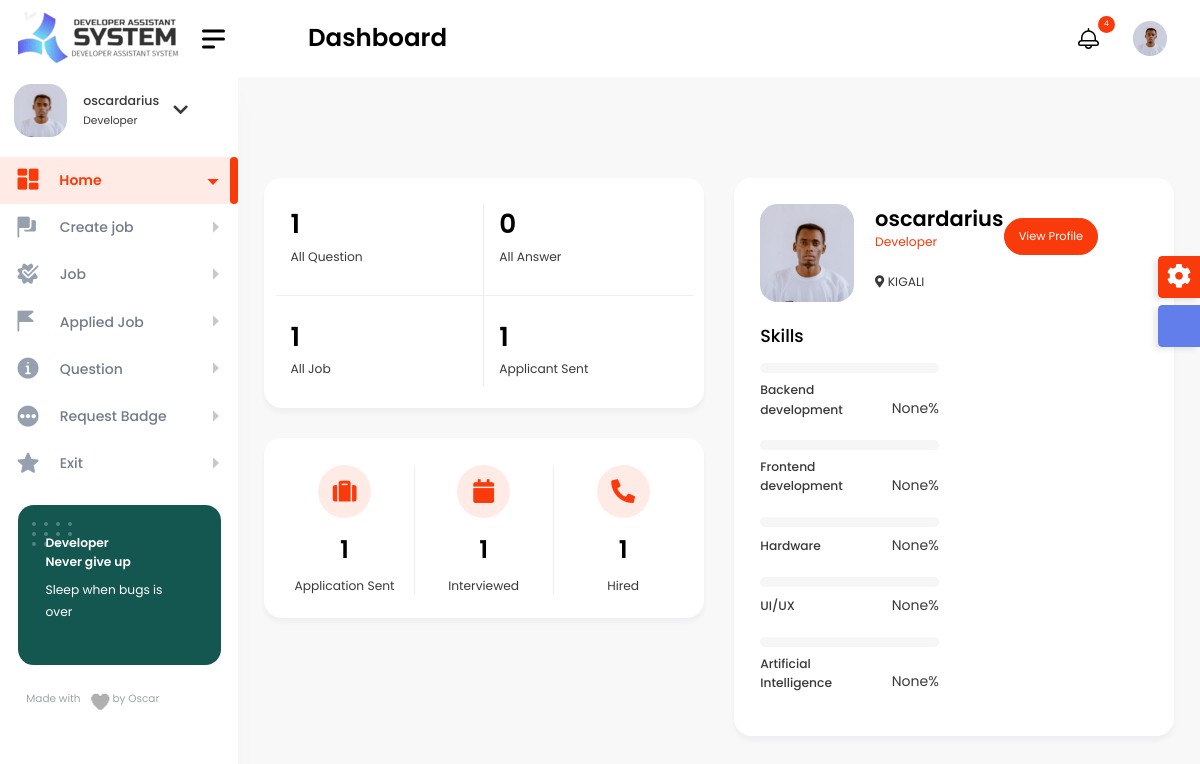
The app's page /user_admin/ (signed in), older data.
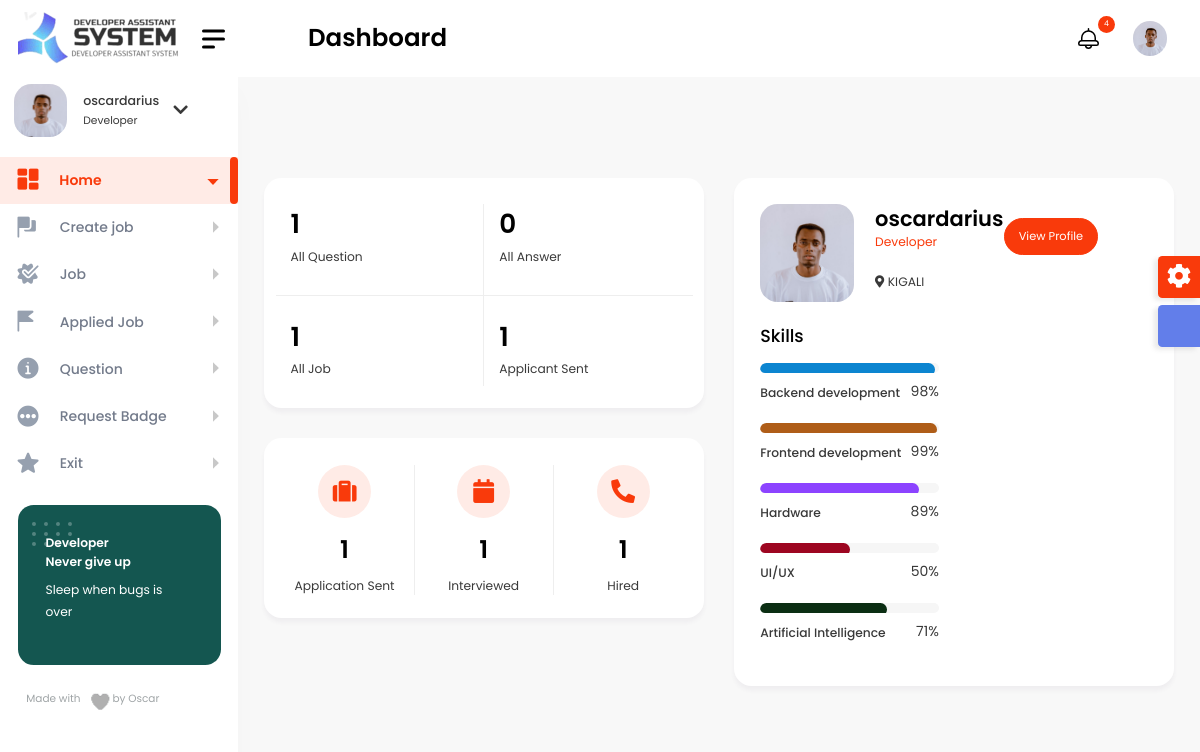
The same page, newer data.
### authentication/models.py (models this page shows, shortened)
class Profile(models.Model):
    user = models.OneToOneField(User, on_delete=models.CASCADE)
    user_image = models.ImageField(upload_to='images/', default='profile.png', null=True, blank=True)
    location = models.CharField(max_length=100, null=True, blank=True)
    about_me = models.TextField(null=True, blank=True)
    github_link = models.URLField(default='https://github.com/', null=True, blank=True)
    website_link = models.URLField(default='https://www.google.com/', null=True, blank=True)
    backend_development = models.PositiveIntegerField(null=True, blank=True)
    frontend_development = models.PositiveIntegerField(null=True, blank=True)
    hardware = models.PositiveIntegerField(null=True, blank=True)
    uiandux = models.PositiveIntegerField(null=True, blank=True)
    artificial_intelligence = models.PositiveIntegerField(null=True, blank=True)
    badge = models.BooleanField(default=False)
    date_created = models.DateField(default=now)

### user_dashboard/views.py (the view)
# urls.py: path('', views.user_home, name="user_home"),
@login_required(login_url='login')
def user_home(request):
    all_questions = Questions_stuff.objects.filter(owner=request.user)
    all_answer = Answer_stuff.objects.filter(question__owner=request.user)
    all_job = Job_work.objects.filter(job_owner=request.user)
    all_applied = Applied_job.objects.filter(job__job_owner=request.user)
    interviewed_stat = InterviewApplied.objects.filter(applied_person__job__job_owner=request.user)
    context = {
        'all_questions': all_questions.count(),
        'all_answer': all_answer.count(),
        'all_job': all_job.count(),
        'all_applied': all_applied.count(),
        'job_hired': all_job.filter(job_hired=True).count(),
        'interviewed_stat': interviewed_stat.count()
    }
    return render(request, 'user_home.html', context)

### user_dashboard/templates/user_home.html (shortened to what the changed rows need)
{% include 'user_admin/base.html' %}
{% load static %}
{% block content %}
    <div class="content-body">
			<div class="container-fluid">
				<div class="row">
					<div class="col-xl-6">
						<div class="row">
							<div class="col-xl-12">
								<div class="card">
									<div class="card-body">
										<div class="row separate-row">
											<div class="col-sm-6">
												<div class="job-icon pb-4 d-flex justify-content-between">
													<div>
														<div class="d-flex align-items-center mb-1">
															<h2 class="mb-0">{{ all_questions }}</h2>
														</div>
													</div>
												</div>
											</div>
											<div class="col-sm-6">
												<div class="job-icon pb-4 pt-4 pt-sm-0 d-flex justify-content-between">
													<div>
														<div class="d-flex align-items-center mb-1">
															<h2 class="mb-0">{{ all_answer }}</h2>
														</div>
													</div>
												</div>
											</div>
											<div class="col-sm-6">
												<div class="job-icon pt-4 pb-sm-0 pb-4 pe-3 d-flex justify-content-between">
													<div>
														<div class="d-flex align-items-center mb-1">
															<h2 class="mb-0">{{ all_job }}</h2>
														</div>
													</div>
												</div>
											</div>
											<div class="col-sm-6">
												<div class="job-icon pt-4  d-flex justify-content-between">
													<div>
														<div class="d-flex align-items-center mb-1">
															<h2 class="mb-0">{{ all_applied }}</h2>
														</div>
													</div>
												</div>
											</div>
										</div>
									</div>
								</div>
							</div>
						</div>
					</div>
					<div class="col-xl-6">
						<div class="row">
							<div class="col-xl-12">
								<div class="card">
									<div class="card-body">
										<div class="row ">
											<div class="col-xl-8 col-xxl-7 col-sm-7">
												<div class="update-profile d-flex">
													<img src="{{ profile.user_image.url }}" alt="">
													<div class="ms-4">
														<h3 class="fs-24 font-w600 mb-0">{{ user.full_name }}</h3>
														<span class="text-primary d-block mb-4">Developer</span>
														<span><i class="fas fa-map-marker-alt me-1"></i>{{ profile.location }}</span>
													</div>
												</div>
											</div>
										</div>
										<div class="row mt-4 align-items-center">
											<div class="col-xl-6 col-sm-6">
												<div class="d-flex align-items-end mt-2 pb-4 justify-content-between">
													<span class="fs-14 font-w500">Backend development</span>
													<span class="fs-16"><span class="text-black pe-2"></span>{{ profile.backend_development }}%</span>
												</div>
												<div class="d-flex align-items-end mt-2 pb-4 justify-content-between">
													<span class="fs-14 font-w500">Frontend development</span>
													<span class="fs-16"><span class="text-black pe-2"></span>{{ profile.frontend_development }}%</span>
												</div>
												<div class="d-flex align-items-end mt-2 pb-4 justify-content-between">
													<span class="fs-14 font-w500">Hardware</span>
													<span class="fs-16"><span class="text-black pe-2"></span>{{ profile.hardware }}%</span>
												</div>
												<div class="d-flex align-items-end mt-2 pb-4 justify-content-between">
													<span class="fs-14 font-w500">UI/UX</span>
													<span class="fs-16"><span class="text-black pe-2"></span>{{ profile.uiandux }}%</span>
												</div>
												<div class="d-flex align-items-end mt-2 pb-4 justify-content-between">
													<span class="fs-14 font-w500">Artificial Intelligence</span>
													<span class="fs-16"><span class="text-black pe-2"></span>{{ profile.artificial_intelligence }}%</span>
												</div>
											</div>
										</div>
									</div>
								</div>
							</div>
						</div>
					</div>
				</div>
            </div>
        </div>
{% endblock %}

### templates/user_admin/base.html (shortened to what this page needs)
<!DOCTYPE html>
{% load static %}
<html lang="en">
<head>
    <link href="{% static 'dashboard/vendor/datatables/css/jquery.dataTables.min.css' %}" rel="stylesheet">
	<link href="{% static 'dashboard/vendor/jquery-nice-select/css/nice-select.css' %}" rel="stylesheet">
	<link href="{% static 'dashboard/vendor/owl-carousel/owl.carousel.css' %}" rel="stylesheet">
    <link href="{% static 'dashboard/css/style.css' %}" rel="stylesheet">
    <link href="{% static 'input_tag/tagify.css' %}" rel="stylesheet">
</head>
<body>
    <div id="main-wrapper">
        <div class="nav-header">
            <a href="{% url 'user_home' %}" class="brand-logo">
				<img src="{% static 'home/images/logo-black.png' %}" />
            </a>
            <div class="nav-control">
                <div class="hamburger">
                    <span class="line"></span><span class="line"></span><span class="line"></span>
                </div>
            </div>
        </div>
        <div class="header">
            <div class="header-content">
                <nav class="navbar navbar-expand">
                    <div class="collapse navbar-collapse justify-content-between">
                        <div class="header-left">
							<div class="dashboard_bar">
                                Dashboard
                            </div>
                        </div>
                        <ul class="navbar-nav header-right">
							<li class="nav-item dropdown notification_dropdown">
                                <a class="nav-link" href="javascript:void(0);" role="button" data-bs-toggle="dropdown">
                                    <span class="badge light text-white bg-primary rounded-circle">4</span>
                                </a>
                            </li>
							<li class="nav-item dropdown header-profile">
                                <a class="nav-link" href="javascript:void(0);" role="button" data-bs-toggle="dropdown">
                                    <img src="{{ profile.user_image.url }}" width="20" alt=""/>
                                </a>
                            </li>
                        </ul>
                    </div>
				</nav>
			</div>
		</div>
        {% include 'partial/dashboard_sidebar.html' %}
        <div class="footer">
            <div class="copyright">
                <p>Copyright © Designed &amp; Developed by <a href="" target="_blank">Oscar</a> 2022</p>
            </div>
        </div>
	</div>
</body>
</html>

### templates/partial/dashboard_sidebar.html (shortened to what this page needs)
{% load static %}
<div class="dlabnav">
            <div class="dlabnav-scroll">
				<div class="dropdown header-profile2 ">
					<a class="nav-link " href="javascript:void(0);"  role="button" data-bs-toggle="dropdown">
						<div class="header-info2 d-flex align-items-center">
							<img src="{{ profile.user_image.url }}" alt=""/>
							<div class="d-flex align-items-center sidebar-info">
								<div>
									<span class="font-w400 d-block">{{ user.full_name }}</span>
									<small class="text-end font-w400">Developer</small>
								</div>
								<i class="fas fa-chevron-down"></i>
							</div>
						</div>
					</a>
				</div>
				<ul class="metismenu" id="menu">
                    <li><a class="has-arrow " href="{% url 'user_home' %}" aria-expanded="false">
							<span class="nav-text">Home</span>
						</a>
                    </li>
					<li><a class="has-arrow " href="{% url 'user_create_job' %}" aria-expanded="false">
							<span class="nav-text">Create job</span>
						</a>
                    </li>
                    <li><a class="has-arrow " href="{% url 'job_user_admin' %}" aria-expanded="false">
							<span class="nav-text">Job</span>
						</a>
					</li>
                    <li><a class="has-arrow " href="{% url 'job_applied_admin' %}" aria-expanded="false">
							<span class="nav-text">Applied Job</span>
						</a>
					</li>
                    <li><a class="has-arrow " href="{% url 'question_admin' %}" aria-expanded="false">
							<span class="nav-text">Question</span>
						</a>
                    </li>
                    <li><a class="has-arrow " href="{% url 'request_badger_user' %}" aria-expanded="false">
							<span class="nav-text">Request Badge</span>
						</a>
                    </li>
                    <li><a class="has-arrow " href="{% url 'home' %}" aria-expanded="false">
							<span class="nav-text">Exit</span>
						</a>
                    </li>
                </ul>
				<div class="plus-box">
					<p class="fs-14 font-w600 mb-2">Developer<br>Never give up<br></p>
					<p>Sleep when bugs is over</p>
				</div>
				<div class="copyright">
					<p class="fs-12">Made with <span class="heart"></span> by Oscar</p>
				</div>
			</div>
        </div>

Row changes from the older to the newer data that the page shows:
changed Profile "KIGALI": backend_development "None" → "98"; frontend_development "None" → "99"; hardware "None" → "89"; uiandux "None" → "50"; artificial_intelligence "None" → "71"
